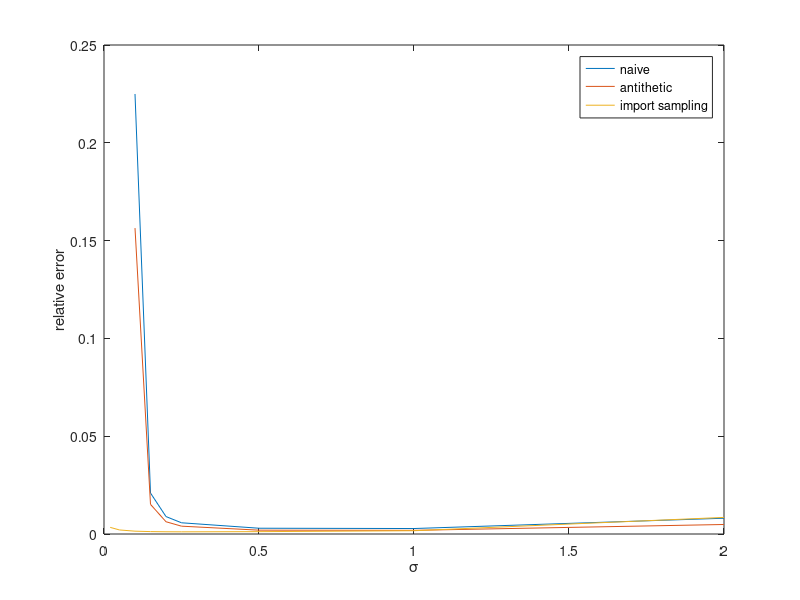

This figure's MATLAB source:
%% Eurpoean Call Option Pricing

T = 1;
mu = 0.01;
n = 10^6;
K = 1.5;
sigmas = [2, 1, 0.5, 0.25, 0.2, 0.15, 0.1, 0.05, 0.02, 0.01];

%% Naive MC

rel_errs_naive = zeros(1, length(sigmas));
est_naive = zeros(1, length(sigmas));
var_naive = zeros(1, length(sigmas));
CI_naive = zeros(2, length(sigmas));

for i = 1:length(sigmas)
    sigma = sigmas(i);
    S_T = exp(mu * T + sigma * sqrt(T) * normrnd(0, 1, 1, n));
    samples = max(S_T - K, 0);
    est = mean(samples);
    est_naive(i) = mean(samples);
    var_naive(i) = var(samples) / n;
    std_err = std(samples) / sqrt(n);
    rel_errs_naive(i) = std_err / est;
    %fprintf('naive MC est %d\n', est);
    %fprintf('naive MC relative error %d\n\n', relative_err);
    CI_naive(:, i) = [est - 1.96 * std_err, est + 1.96 * std_err];
end

%% Antithetic Sampling

rel_errs_anti = zeros(1, length(sigmas));
est_anti = zeros(1, length(sigmas));
var_anti = zeros(1, length(sigmas));
CI_anti = zeros(2, length(sigmas));

for i = 1:length(sigmas)
    sigma = sigmas(i);
    Z = normrnd(0, 1, 1, n);
    S_T_pos = exp(mu * T + sigma * sqrt(T) * Z);
    S_T_neg = exp(mu * T - sigma * sqrt(T) * Z);
    samples_pos = max(S_T_pos - K, 0);
    samples_neg = max(S_T_neg - K, 0);
    samples = 0.5 * (samples_pos + samples_neg);
    est = mean(samples);
    est_anti(i) = est;
    var_anti(i) = var(samples) / n;
    std_err = std(samples) / sqrt(n);
    relative_err = std_err / est;
    rel_errs_anti(i) = relative_err;
    %fprintf('European Call Option, antithetic MC est %d\n', est);
    %fprintf('European Call Option, antithetic MC relative error %d\n\n', relative_err);
    CI_anti(:, i) = [est - 1.96 * std_err, est + 1.96 * std_err];
end

%% Importance Sampling

rel_errs_import = zeros(1, length(sigmas));
est_import = zeros(1, length(sigmas));
var_import = zeros(1, length(sigmas));
CI_import = zeros(2, length(sigmas));

for i = 1:length(sigmas)
    sigma = sigmas(i);
    theta = (log(K) - mu * T) / (sqrt(T) * sigma);
    Z = normrnd(theta, 1, 1, n);
    S_T = exp(mu * T + sigma * sqrt(T) * Z);
    % H(z)f(z) / g(z)
    samples = max(S_T - K, 0) .* normpdf(Z, 0, 1) ./ normpdf(Z, theta, 1);
    est = mean(samples);
    est_import(i) = est;
    var_import(i) = var(samples) / n;
    std_err = std(samples) / sqrt(n);
    relative_err = std_err / est;
    rel_errs_import(i) = relative_err;
    %fprintf('importance sampling est %d\n', est);
    %fprintf('importance sampling relative error %d\n\n', relative_err);
    CI_import(:, i) = [est - 1.96 * std_err, est + 1.96 * std_err];
end

%% Plotting based on scaling factor
figure();
plot(sigmas, rel_errs_naive, sigmas, rel_errs_anti, sigmas, rel_errs_import);
legend('naive', 'antithetic', 'import sampling');
xlabel('\sigma');
ylabel('relative error');
